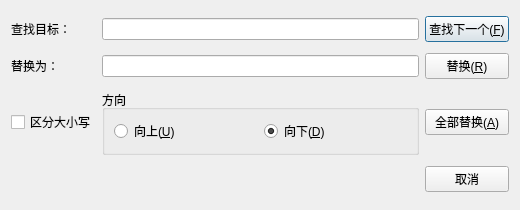
<?xml version="1.0" encoding="UTF-8"?>
<ui version="4.0">
 <class>ReplaceDialog</class>
 <widget class="QDialog" name="ReplaceDialog">
  <property name="geometry">
   <rect>
    <x>0</x>
    <y>0</y>
    <width>520</width>
    <height>210</height>
   </rect>
  </property>
  <property name="windowTitle">
   <string>替换</string>
  </property>
  <layout class="QGridLayout" name="gridLayout">
   <item row="0" column="0">
    <widget class="QLabel" name="findLabel">
     <property name="text">
      <string>查找目标：</string>
     </property>
    </widget>
   </item>
   <item row="0" column="1">
    <widget class="QLineEdit" name="findEdit"/>
   </item>
   <item row="0" column="2">
    <widget class="QPushButton" name="findButton">
     <property name="text">
      <string>查找下一个(&amp;F)</string>
     </property>
    </widget>
   </item>
   <item row="1" column="0">
    <widget class="QLabel" name="replaceLabel">
     <property name="text">
      <string>替换为：</string>
     </property>
    </widget>
   </item>
   <item row="1" column="1">
    <widget class="QLineEdit" name="replaceEdit"/>
   </item>
   <item row="1" column="2">
    <widget class="QPushButton" name="replaceButton">
     <property name="text">
      <string>替换(&amp;R)</string>
     </property>
    </widget>
   </item>
   <item row="2" column="0">
    <widget class="QCheckBox" name="caseCheckBox">
     <property name="text">
      <string>区分大小写</string>
     </property>
    </widget>
   </item>
   <item row="2" column="1">
    <widget class="QGroupBox" name="directionGroup">
     <property name="title">
      <string>方向</string>
     </property>
     <layout class="QHBoxLayout" name="directionLayout">
      <item>
       <widget class="QRadioButton" name="upRadio">
        <property name="text">
         <string>向上(&amp;U)</string>
        </property>
       </widget>
      </item>
      <item>
       <widget class="QRadioButton" name="downRadio">
        <property name="text">
         <string>向下(&amp;D)</string>
        </property>
        <property name="checked">
         <bool>true</bool>
        </property>
       </widget>
      </item>
     </layout>
    </widget>
   </item>
   <item row="2" column="2">
    <widget class="QPushButton" name="replaceAllButton">
     <property name="text">
      <string>全部替换(&amp;A)</string>
     </property>
    </widget>
   </item>
   <item row="3" column="0" colspan="2">
    <widget class="QLabel" name="hintLabel">
     <property name="text">
      <string/>
     </property>
    </widget>
   </item>
   <item row="3" column="2">
    <widget class="QPushButton" name="cancelButton">
     <property name="text">
      <string>取消</string>
     </property>
    </widget>
   </item>
  </layout>
 </widget>
 <resources/>
 <connections/>
</ui>
